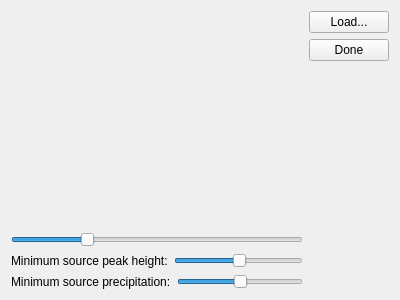
<?xml version="1.0" encoding="UTF-8"?>
<ui version="4.0">
 <class>Form</class>
 <widget class="QWidget" name="Form">
  <property name="geometry">
   <rect>
    <x>0</x>
    <y>0</y>
    <width>400</width>
    <height>300</height>
   </rect>
  </property>
  <property name="windowTitle">
   <string>Form</string>
  </property>
  <layout class="QHBoxLayout" name="horizontalLayout">
   <item>
    <layout class="QVBoxLayout" name="verticalLayout_2">
     <property name="bottomMargin">
      <number>0</number>
     </property>
     <item>
      <widget class="QWidget" name="content" native="true">
       <property name="sizePolicy">
        <sizepolicy hsizetype="Expanding" vsizetype="MinimumExpanding">
         <horstretch>0</horstretch>
         <verstretch>0</verstretch>
        </sizepolicy>
       </property>
      </widget>
     </item>
     <item>
      <layout class="QHBoxLayout" name="horizontalLayout_3">
       <item>
        <widget class="QSlider" name="rotate">
         <property name="layoutDirection">
          <enum>Qt::LeftToRight</enum>
         </property>
         <property name="minimum">
          <number>-180</number>
         </property>
         <property name="maximum">
          <number>180</number>
         </property>
         <property name="pageStep">
          <number>45</number>
         </property>
         <property name="value">
          <number>-90</number>
         </property>
         <property name="orientation">
          <enum>Qt::Horizontal</enum>
         </property>
         <property name="invertedAppearance">
          <bool>false</bool>
         </property>
         <property name="invertedControls">
          <bool>false</bool>
         </property>
         <property name="tickPosition">
          <enum>QSlider::NoTicks</enum>
         </property>
        </widget>
       </item>
      </layout>
     </item>
     <item>
      <layout class="QHBoxLayout" name="horizontalLayout_3">
       <property name="bottomMargin">
        <number>0</number>
       </property>
       <item>
        <widget class="QLabel" name="label_3">
         <property name="text">
          <string>Minimum source peak height:</string>
         </property>
        </widget>
       </item>
       <item>
        <widget class="QSlider" name="hmin">
         <property name="value">
          <number>50</number>
         </property>
         <property name="orientation">
          <enum>Qt::Horizontal</enum>
         </property>
        </widget>
       </item>
      </layout>
     </item>
     <item>
      <layout class="QHBoxLayout" name="horizontalLayout_4">
       <property name="bottomMargin">
        <number>0</number>
       </property>
       <item>
        <widget class="QLabel" name="label_4">
         <property name="text">
          <string>Minimum source precipitation:</string>
         </property>
        </widget>
       </item>
       <item>
        <widget class="QSlider" name="pmin">
         <property name="value">
          <number>50</number>
         </property>
         <property name="orientation">
          <enum>Qt::Horizontal</enum>
         </property>
        </widget>
       </item>
      </layout>
     </item>
    </layout>
   </item>
   <item>
    <layout class="QVBoxLayout" name="verticalLayout">
     <property name="sizeConstraint">
      <enum>QLayout::SetFixedSize</enum>
     </property>
     <item>
      <widget class="QPushButton" name="load">
       <property name="text">
        <string>Load...</string>
       </property>
      </widget>
     </item>
     <item>
      <widget class="QPushButton" name="done">
       <property name="text">
        <string>Done</string>
       </property>
      </widget>
     </item>
     <item>
      <spacer name="verticalSpacer">
       <property name="orientation">
        <enum>Qt::Vertical</enum>
       </property>
       <property name="sizeHint" stdset="0">
        <size>
         <width>20</width>
         <height>40</height>
        </size>
       </property>
      </spacer>
     </item>
    </layout>
   </item>
  </layout>
 </widget>
 <resources/>
 <connections/>
</ui>
